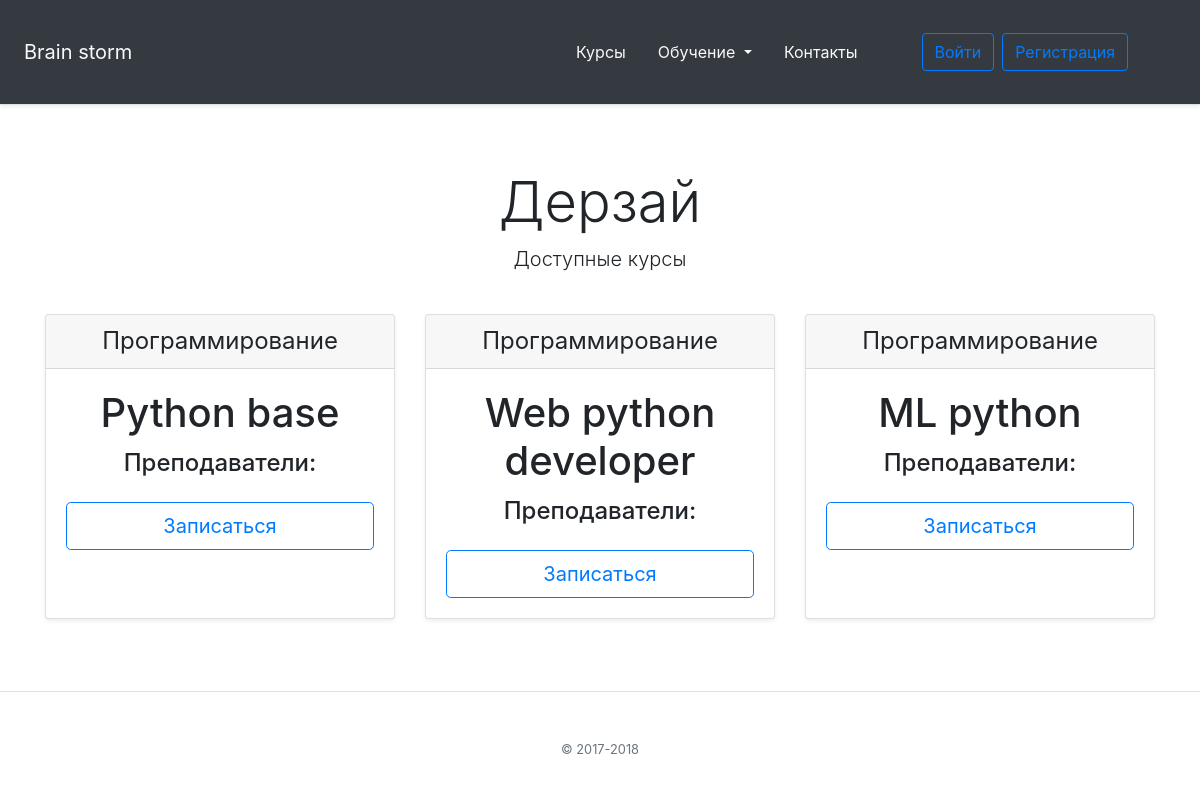
Before: /courses/ with the older database file.
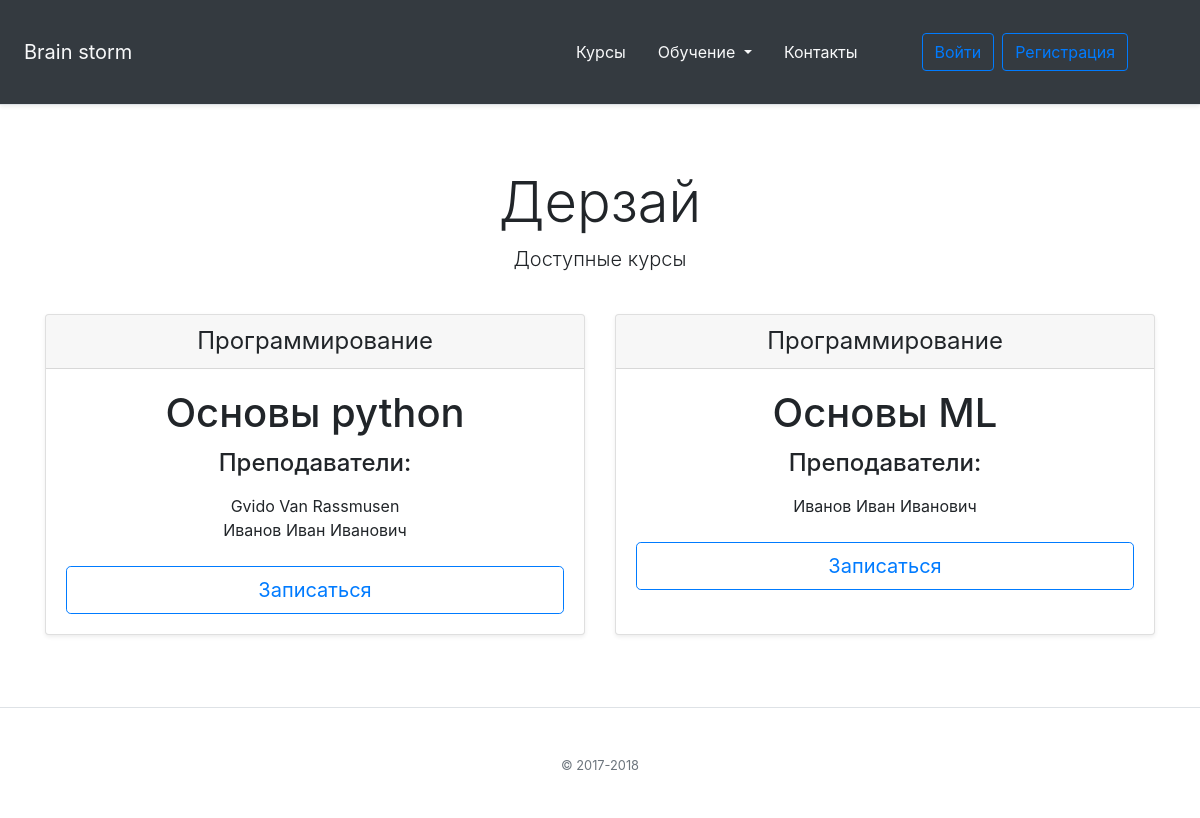
After: the same page with the newer database file.
### online_school/models.py (models this page shows, shortened)
class AbstractTitleDescMixin(models.Model):
    class Meta:
        abstract = True
    title = models.CharField(max_length=255)
    desc = models.TextField(max_length=255)

class AbstractDateTimeMixin(models.Model):
    class Meta:
        abstract = True
    created = models.DateTimeField(auto_now_add=True)
    updated = models.DateTimeField(auto_now=True)

class Course(AbstractTitleDescMixin, AbstractDateTimeMixin):
    class Meta:
        ordering = ('id',)
    created = models.DateTimeField(auto_now_add=True)
    type = models.ForeignKey('TypeCourse', null=True, blank=True, on_delete=models.SET_NULL)
    teachers = models.ManyToManyField('Teacher', related_name='Course')

class TypeCourse(AbstractDateTimeMixin):
    class Meta:
        ordering = ('id',)
    name = models.CharField(max_length=50)
    def __str__(self):
        return f'{self.name}'

class AbstractPeopleNamesMixin(models.Model):
    class Meta:
        abstract = True
    last_name = models.CharField(max_length=255)
    first_name = models.CharField(max_length=255)
    patronymic = models.CharField(max_length=255)

class Teacher(AbstractPeopleNamesMixin, AbstractDateTimeMixin):
    class Meta:
        ordering = ('id',)
    courses = models.ManyToManyField('Course', blank=True, null=True, related_name='Teacher', through='Course_Teachers')
    def __str__(self):
        return f'{self.last_name} {self.first_name} {self.patronymic}'

### online_school/views.py (the view)
# urls.py: path('courses/', views.CoursesListView.as_view(), name='courses'),
class CoursesListView(ListView):
    template_name = 'online_school/courses.html'
    model = Course

### online_school/templates/online_school/courses.html
{% extends 'online_school/base.html' %}
{% block body %}
    <div class="pricing-header px-3 py-3 pt-md-5 pb-md-4 mx-auto text-center">
        <h1 class="display-4">Дерзай</h1>
        <p class="lead">Доступные курсы</p>
    </div>
    <div class="container">
        <div class="card-deck mb-3 text-center">
            {% for course in object_list %}
            <div class="card mb-4 shadow-sm">
                <div class="card-header">
                    <h4 class="my-0 font-weight-normal">{{course.type}}</h4>
                </div>
                <div class="card-body">
                    <h1 class="card-title pricing-card-title">
                       {{course.title}}
                    </h1>
                    <h4>Преподаватели:</h4>
                    <ul class="list-unstyled mt-3 mb-4">
                        {% for teacher in course.teachers.all %}
                            <li>{{ teacher }}</li>
                        {% endfor %}
                    </ul>
                    <button type="button" class="btn btn-lg btn-block btn-outline-primary">Записаться</button>
                </div>
            </div>
            {% endfor %}
        </div>
    </div>
{% endblock %}

Changed rows visible on the page:
removed Course: type "Программирование", title "ML python"
changed Course: gains Teacher (last_name+first_name+patronymic "Gvido Van Rassmusen"); gains Teacher (last_name+first_name+patronymic "Иванов Иван Иванович"); title "Python base" → "Основы python"
changed Course: gains Teacher (last_name+first_name+patronymic "Иванов Иван Иванович"); title "Web python developer" → "Основы ML"
